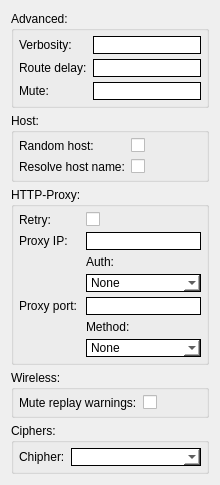
     <widget class="QWidget" name="tabAdv">
      <attribute name="title">
       <string>Advanced</string>
      </attribute>
      <layout class="QGridLayout" name="gridLayout_18">
       <item row="0" column="0">
        <layout class="QVBoxLayout" name="verticalLayout_11">
         <property name="spacing">
          <number>5</number>
         </property>
         <item>
          <widget class="QGroupBox" name="groupBox_8">
           <property name="title">
            <string>Advanced:</string>
           </property>
           <layout class="QFormLayout" name="formLayout_2">
            <property name="verticalSpacing">
             <number>5</number>
            </property>
            <property name="leftMargin">
             <number>5</number>
            </property>
            <property name="topMargin">
             <number>5</number>
            </property>
            <property name="rightMargin">
             <number>5</number>
            </property>
            <property name="bottomMargin">
             <number>5</number>
            </property>
            <item row="0" column="0">
             <widget class="QLabel" name="label_17">
              <property name="text">
               <string>Verbosity:</string>
              </property>
             </widget>
            </item>
            <item row="0" column="1">
             <widget class="QLineEdit" name="txtVerbose">
              <property name="enabled">
               <bool>true</bool>
              </property>
              <property name="styleSheet">
               <string notr="true">:enabled {border: 1px solid black; background-color: rgb(255, 255, 255);}
:disabled {border: 1px solid black; background-color: rgb(195, 195, 195);}
:hover {border: 1px solid red; }</string>
              </property>
             </widget>
            </item>
            <item row="1" column="0">
             <widget class="QLabel" name="label_22">
              <property name="text">
               <string>Route delay:</string>
              </property>
             </widget>
            </item>
            <item row="1" column="1">
             <widget class="QLineEdit" name="txtRouteDelay">
              <property name="enabled">
               <bool>true</bool>
              </property>
              <property name="styleSheet">
               <string notr="true">:enabled {border: 1px solid black; background-color: rgb(255, 255, 255);}
:disabled {border: 1px solid black; background-color: rgb(195, 195, 195);}
:hover {border: 1px solid red; }</string>
              </property>
             </widget>
            </item>
            <item row="2" column="0">
             <widget class="QLabel" name="label_18">
              <property name="text">
               <string>Mute:</string>
              </property>
             </widget>
            </item>
            <item row="2" column="1">
             <widget class="QLineEdit" name="txtMute">
              <property name="enabled">
               <bool>true</bool>
              </property>
              <property name="styleSheet">
               <string notr="true">:enabled {border: 1px solid black; background-color: rgb(255, 255, 255);}
:disabled {border: 1px solid black; background-color: rgb(195, 195, 195);}
:hover {border: 1px solid red; }</string>
              </property>
             </widget>
            </item>
           </layout>
          </widget>
         </item>
         <item>
          <widget class="QGroupBox" name="groupBox_9">
           <property name="title">
            <string>Host:</string>
           </property>
           <layout class="QFormLayout" name="formLayout_3">
            <property name="leftMargin">
             <number>5</number>
            </property>
            <property name="topMargin">
             <number>5</number>
            </property>
            <property name="rightMargin">
             <number>5</number>
            </property>
            <property name="bottomMargin">
             <number>5</number>
            </property>
            <item row="0" column="0">
             <widget class="QLabel" name="label_24">
              <property name="text">
               <string>Random host:</string>
              </property>
             </widget>
            </item>
            <item row="0" column="1">
             <widget class="QCheckBox" name="cbRandomHost">
              <property name="enabled">
               <bool>true</bool>
              </property>
              <property name="cursor">
               <cursorShape>PointingHandCursor</cursorShape>
              </property>
              <property name="text">
               <string/>
              </property>
             </widget>
            </item>
            <item row="1" column="0">
             <widget class="QLabel" name="label_25">
              <property name="text">
               <string>Resolve host name:</string>
              </property>
             </widget>
            </item>
            <item row="1" column="1">
             <widget class="QCheckBox" name="cbResolveHostname">
              <property name="enabled">
               <bool>true</bool>
              </property>
              <property name="cursor">
               <cursorShape>PointingHandCursor</cursorShape>
              </property>
              <property name="text">
               <string/>
              </property>
             </widget>
            </item>
           </layout>
          </widget>
         </item>
         <item>
          <widget class="QGroupBox" name="groupBox_11">
           <property name="title">
            <string>HTTP-Proxy:</string>
           </property>
           <layout class="QFormLayout" name="formLayout_4">
            <property name="horizontalSpacing">
             <number>9</number>
            </property>
            <property name="verticalSpacing">
             <number>5</number>
            </property>
            <property name="leftMargin">
             <number>5</number>
            </property>
            <property name="topMargin">
             <number>5</number>
            </property>
            <property name="rightMargin">
             <number>5</number>
            </property>
            <property name="bottomMargin">
             <number>5</number>
            </property>
            <item row="0" column="0">
             <widget class="QLabel" name="label_28">
              <property name="text">
               <string>Retry:</string>
              </property>
             </widget>
            </item>
            <item row="0" column="1">
             <widget class="QCheckBox" name="cbHTTPRetry">
              <property name="enabled">
               <bool>true</bool>
              </property>
              <property name="cursor">
               <cursorShape>PointingHandCursor</cursorShape>
              </property>
              <property name="text">
               <string/>
              </property>
             </widget>
            </item>
            <item row="1" column="0">
             <widget class="QLabel" name="label_29">
              <property name="text">
               <string>Proxy IP:</string>
              </property>
             </widget>
            </item>
            <item row="1" column="1">
             <widget class="QLineEdit" name="txtHTTPIP">
              <property name="enabled">
               <bool>true</bool>
              </property>
              <property name="styleSheet">
               <string notr="true">:enabled {border: 1px solid black; background-color: rgb(255, 255, 255);}
:disabled {border: 1px solid black; background-color: rgb(195, 195, 195);}
:hover {border: 1px solid red; }</string>
              </property>
             </widget>
            </item>
            <item row="2" column="1">
             <widget class="QLabel" name="label_43">
              <property name="text">
               <string>Auth:</string>
              </property>
             </widget>
            </item>
            <item row="3" column="1">
             <widget class="QComboBox" name="cmbProxyAuth">
              <property name="styleSheet">
               <string notr="true">:enabled {border: 1px solid black; background-color: rgb(255, 255, 255);}
:disabled {border: 1px solid black; background-color: rgb(195, 195, 195);}
:hover {border: 1px solid red; }</string>
              </property>
              <item>
               <property name="text">
                <string>None</string>
               </property>
              </item>
              <item>
               <property name="text">
                <string>Stdin</string>
               </property>
              </item>
              <item>
               <property name="text">
                <string>Auto</string>
               </property>
              </item>
              <item>
               <property name="text">
                <string>Auto-nct</string>
               </property>
              </item>
             </widget>
            </item>
            <item row="4" column="0">
             <widget class="QLabel" name="label_30">
              <property name="text">
               <string>Proxy port:</string>
              </property>
             </widget>
            </item>
            <item row="4" column="1">
             <widget class="QLineEdit" name="txtHTTPPort">
              <property name="enabled">
               <bool>true</bool>
              </property>
              <property name="styleSheet">
               <string notr="true">:enabled {border: 1px solid black; background-color: rgb(255, 255, 255);}
:disabled {border: 1px solid black; background-color: rgb(195, 195, 195);}
:hover {border: 1px solid red; }</string>
              </property>
             </widget>
            </item>
            <item row="5" column="1">
             <widget class="QLabel" name="label_45">
              <property name="text">
               <string>Method:</string>
              </property>
             </widget>
            </item>
            <item row="6" column="1">
             <widget class="QComboBox" name="cmbAuthMethod">
              <property name="styleSheet">
               <string notr="true">:enabled {border: 1px solid black; background-color: rgb(255, 255, 255);}
:disabled {border: 1px solid black; background-color: rgb(195, 195, 195);}
:hover {border: 1px solid red; }</string>
              </property>
              <item>
               <property name="text">
                <string>None</string>
               </property>
              </item>
              <item>
               <property name="text">
                <string>Basic</string>
               </property>
              </item>
              <item>
               <property name="text">
                <string>Ntlm</string>
               </property>
              </item>
             </widget>
            </item>
           </layout>
          </widget>
         </item>
         <item>
          <widget class="QGroupBox" name="groupBox_12">
           <property name="title">
            <string>Wireless:</string>
           </property>
           <layout class="QFormLayout" name="formLayout_5">
            <property name="verticalSpacing">
             <number>5</number>
            </property>
            <property name="leftMargin">
             <number>5</number>
            </property>
            <property name="topMargin">
             <number>5</number>
            </property>
            <property name="rightMargin">
             <number>5</number>
            </property>
            <property name="bottomMargin">
             <number>5</number>
            </property>
            <item row="0" column="0">
             <widget class="QLabel" name="label_31">
              <property name="text">
               <string>Mute replay warnings:</string>
              </property>
             </widget>
            </item>
            <item row="0" column="1">
             <widget class="QCheckBox" name="cbMuteWirelessWarning">
              <property name="enabled">
               <bool>true</bool>
              </property>
              <property name="cursor">
               <cursorShape>PointingHandCursor</cursorShape>
              </property>
              <property name="text">
               <string/>
              </property>
             </widget>
            </item>
           </layout>
          </widget>
         </item>
         <item>
          <widget class="QGroupBox" name="groupBox_13">
           <property name="enabled">
            <bool>true</bool>
           </property>
           <property name="title">
            <string>Ciphers:</string>
           </property>
           <layout class="QFormLayout" name="formLayout">
            <property name="verticalSpacing">
             <number>5</number>
            </property>
            <property name="leftMargin">
             <number>5</number>
            </property>
            <property name="topMargin">
             <number>5</number>
            </property>
            <property name="rightMargin">
             <number>5</number>
            </property>
            <property name="bottomMargin">
             <number>5</number>
            </property>
            <item row="0" column="0">
             <widget class="QLabel" name="label_32">
              <property name="text">
               <string>Chipher:</string>
              </property>
             </widget>
            </item>
            <item row="0" column="1">
             <widget class="QComboBox" name="cmbChiper">
              <property name="enabled">
               <bool>true</bool>
              </property>
              <property name="styleSheet">
               <string notr="true">:enabled {border: 1px solid black; background-color: rgb(255, 255, 255);}
:disabled {border: 1px solid black; background-color: rgb(195, 195, 195);}
:hover {border: 1px solid red; }</string>
              </property>
             </widget>
            </item>
           </layout>
          </widget>
         </item>
        </layout>
       </item>
      </layout>
     </widget>
